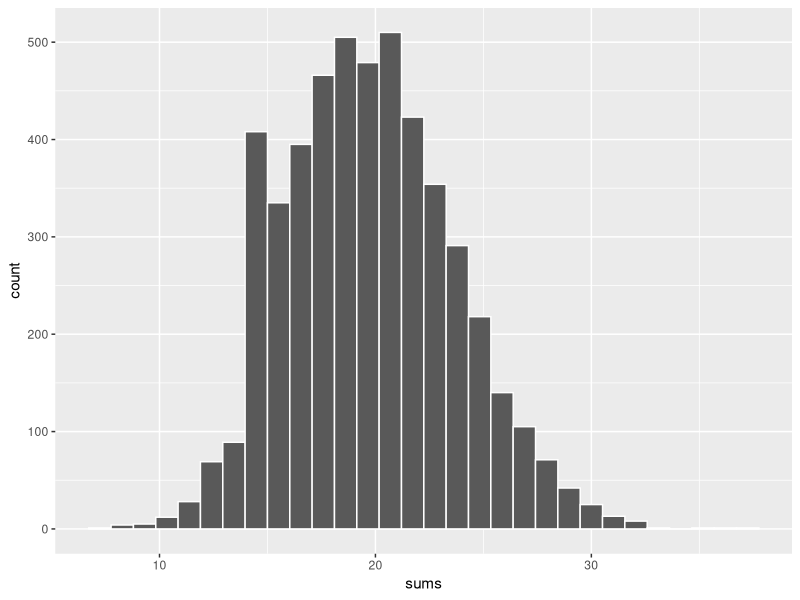

Generate this figure with R:
## ---- chunk 1
knitr::opts_chunk$set(echo = TRUE)
library(tidyverse)
## ---- chunk 2
set.seed(468)
box <- c(rep(0, 40), rep(1, 10))

draws = sample(box, size = 100, replace = TRUE)
sum(draws)
## ---- chunk 3
sums = replicate(
  n = 5000,
  expr = {
    draws = sample(box, size = 100, replace = TRUE)
    sum(draws)
  }
)

data.frame(sums) |> 
  ggplot(aes(x = sums)) +
  geom_histogram(color = "white")
